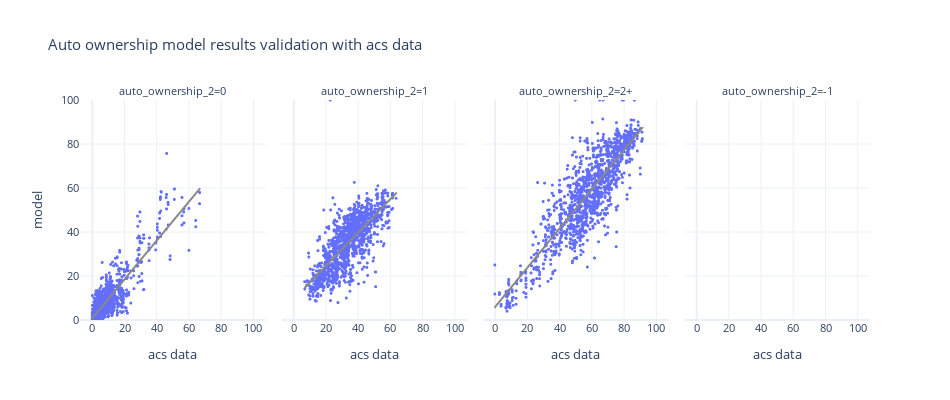

Notebook cell for this chart:
### Code cell
df_plot = pd.pivot(bg_auto_ownership, index=['block_group_id','auto_ownership_2'], columns='source', values='percentage').reset_index()



fig = px.scatter(df_plot, x="acs data", y="model", trendline="ols", trendline_color_override='rgb(136, 136, 136)',
                 template="plotly_white",
                 facet_col='auto_ownership_2', height=400, width=1000,
                 title="Auto ownership model results validation with acs data")
fig.update_xaxes(dtick=20)
fig.update_yaxes(dtick=20,range=[0, 100])
fig.update_traces(marker_size=3)
fig.update_layout(height=400, width=950, font=dict(size=11))
fig.show()

### Figure 1 — Plotly figure (JSON) as saved in the notebook; plotly's stock layout.template omitted (floating-point values rounded to 4 significant figures; data arrays with more than 128 entries replaced by an {"elided": "..."} marker saying what was removed)
{"data": [{"hovertemplate": "auto_ownership_2=0<br>acs data=%{x}<br>model=%{y}<extra></extra>", "legendgroup": "", "marker": {"color": "#636efa", "size": 3, "symbol": "circle"}, "mode": "markers", "name": "", "showlegend": false, "type": "scattergl", "x": {"elided": "2641 float values"}, "xaxis": "x", "y": {"elided": "2641 float values"}, "yaxis": "y"}, {"hovertemplate": "<b>OLS trendline</b><br>model = 0.880992 * acs data + 0.833761<br>R<sup>2</sup>=0.771347<br><br>auto_ownership_2=0<br>acs data=%{x}<br>model=%{y} <b>(trend)</b><extra></extra>", "legendgroup": "", "line": {"color": "rgb(136, 136, 136)"}, "marker": {"color": "#636efa", "size": 3, "symbol": "circle"}, "mode": "lines", "name": "", "showlegend": false, "type": "scattergl", "x": {"elided": "1342 float values"}, "xaxis": "x", "y": {"elided": "1342 float values"}, "yaxis": "y"}, {"hovertemplate": "auto_ownership_2=1<br>acs data=%{x}<br>model=%{y}<extra></extra>", "legendgroup": "", "marker": {"color": "#636efa", "size": 3, "symbol": "circle"}, "mode": "markers", "name": "", "showlegend": false, "type": "scattergl", "x": {"elided": "2641 float values"}, "xaxis": "x2", "y": {"elided": "2641 float values"}, "yaxis": "y2"}, {"hovertemplate": "<b>OLS trendline</b><br>model = 0.757656 * acs data + 9.23428<br>R<sup>2</sup>=0.559923<br><br>auto_ownership_2=1<br>acs data=%{x}<br>model=%{y} <b>(trend)</b><extra></extra>", "legendgroup": "", "line": {"color": "rgb(136, 136, 136)"}, "marker": {"color": "#636efa", "size": 3, "symbol": "circle"}, "mode": "lines", "name": "", "showlegend": false, "type": "scattergl", "x": {"elided": "1357 float values"}, "xaxis": "x2", "y": {"elided": "1357 float values"}, "yaxis": "y2"}, {"hovertemplate": "auto_ownership_2=2+<br>acs data=%{x}<br>model=%{y}<extra></extra>", "legendgroup": "", "marker": {"color": "#636efa", "size": 3, "symbol": "circle"}, "mode": "markers", "name": "", "showlegend": false, "type": "scattergl", "x": {"elided": "2641 float values"}, "xaxis": "x3", "y": {"elided": "2641 float values"}, "yaxis": "y3"}, {"hovertemplate": "<b>OLS trendline</b><br>model = 0.890575 * acs data + 5.75151<br>R<sup>2</sup>=0.741532<br><br>auto_ownership_2=2+<br>acs data=%{x}<br>model=%{y} <b>(trend)</b><extra></extra>", "legendgroup": "", "line": {"color": "rgb(136, 136, 136)"}, "marker": {"color": "#636efa", "size": 3, "symbol": "circle"}, "mode": "lines", "name": "", "showlegend": false, "type": "scattergl", "x": {"elided": "1366 float values"}, "xaxis": "x3", "y": {"elided": "1366 float values"}, "yaxis": "y3"}, {"hovertemplate": "auto_ownership_2=-1<br>acs data=%{x}<br>model=%{y}<extra></extra>", "legendgroup": "", "marker": {"color": "#636efa", "size": 3, "symbol": "circle"}, "mode": "markers", "name": "", "showlegend": false, "type": "scattergl", "x": [null, null, null, null, null, null, null, null, null, null], "xaxis": "x4", "y": [null, null, null, null, null, null, null, null, null, null], "yaxis": "y4"}, {"hovertemplate": "auto_ownership_2=-1<extra></extra>", "legendgroup": "", "line": {"color": "rgb(136, 136, 136)"}, "marker": {"color": "#636efa", "size": 3, "symbol": "circle"}, "mode": "lines", "name": "", "showlegend": false, "type": "scattergl", "xaxis": "x4", "yaxis": "y4"}], "layout": {"annotations": [{"font": {}, "showarrow": false, "text": "auto_ownership_2=0", "x": 0.1175, "xanchor": "center", "xref": "paper", "y": 1.0, "yanchor": "bottom", "yref": "paper"}, {"font": {}, "showarrow": false, "text": "auto_ownership_2=1", "x": 0.3725, "xanchor": "center", "xref": "paper", "y": 1.0, "yanchor": "bottom", "yref": "paper"}, {"font": {}, "showarrow": false, "text": "auto_ownership_2=2+", "x": 0.6275, "xanchor": "center", "xref": "paper", "y": 1.0, "yanchor": "bottom", "yref": "paper"}, {"font": {}, "showarrow": false, "text": "auto_ownership_2=-1", "x": 0.8825, "xanchor": "center", "xref": "paper", "y": 1.0, "yanchor": "bottom", "yref": "paper"}], "font": {"size": 11}, "height": 400, "legend": {"tracegroupgap": 0}, "title": {"text": "Auto ownership model results validation with acs data"}, "width": 950, "xaxis": {"anchor": "y", "domain": [0.0, 0.235], "dtick": 20, "title": {"text": "acs data"}}, "xaxis2": {"anchor": "y2", "domain": [0.255, 0.49], "dtick": 20, "matches": "x", "title": {"text": "acs data"}}, "xaxis3": {"anchor": "y3", "domain": [0.51, 0.745], "dtick": 20, "matches": "x", "title": {"text": "acs data"}}, "xaxis4": {"anchor": "y4", "domain": [0.765, 1.0], "dtick": 20, "matches": "x", "title": {"text": "acs data"}}, "yaxis": {"anchor": "x", "domain": [0.0, 1.0], "dtick": 20, "range": [0, 100], "title": {"text": "model"}}, "yaxis2": {"anchor": "x2", "domain": [0.0, 1.0], "dtick": 20, "matches": "y", "range": [0, 100], "showticklabels": false}, "yaxis3": {"anchor": "x3", "domain": [0.0, 1.0], "dtick": 20, "matches": "y", "range": [0, 100], "showticklabels": false}, "yaxis4": {"anchor": "x4", "domain": [0.0, 1.0], "dtick": 20, "matches": "y", "range": [0, 100], "showticklabels": false}}}
